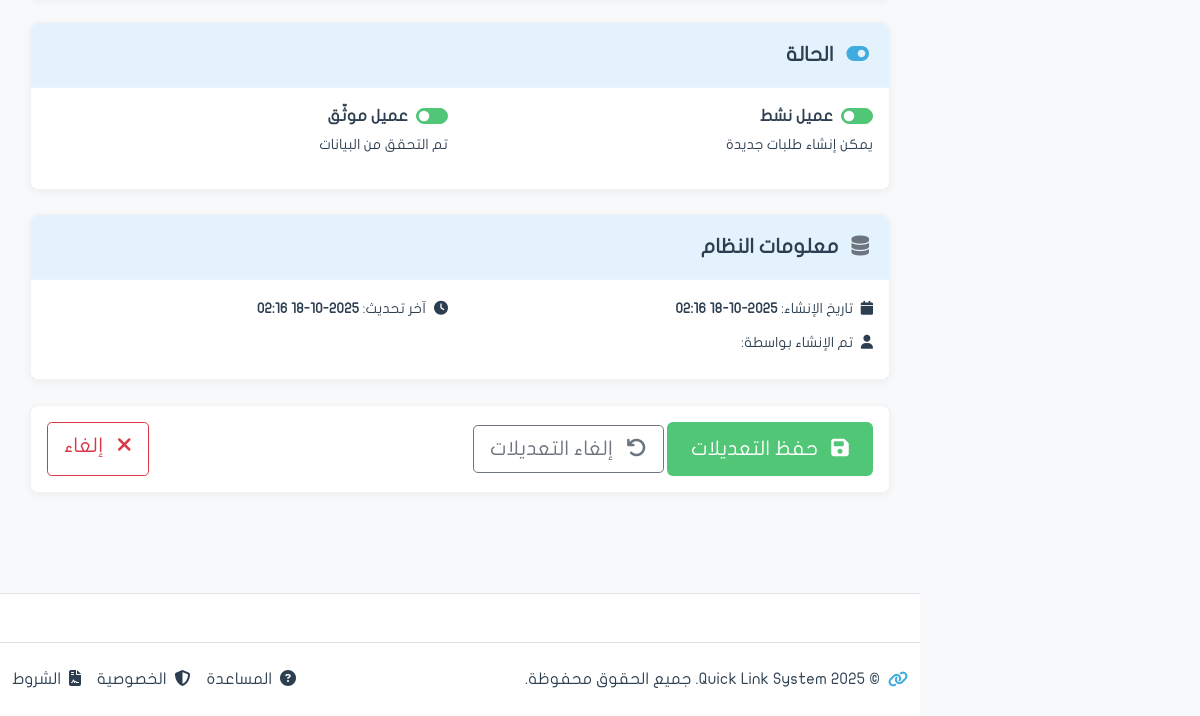
Before: /clients/22/edit/ (signed in, lower part) with the older database file.
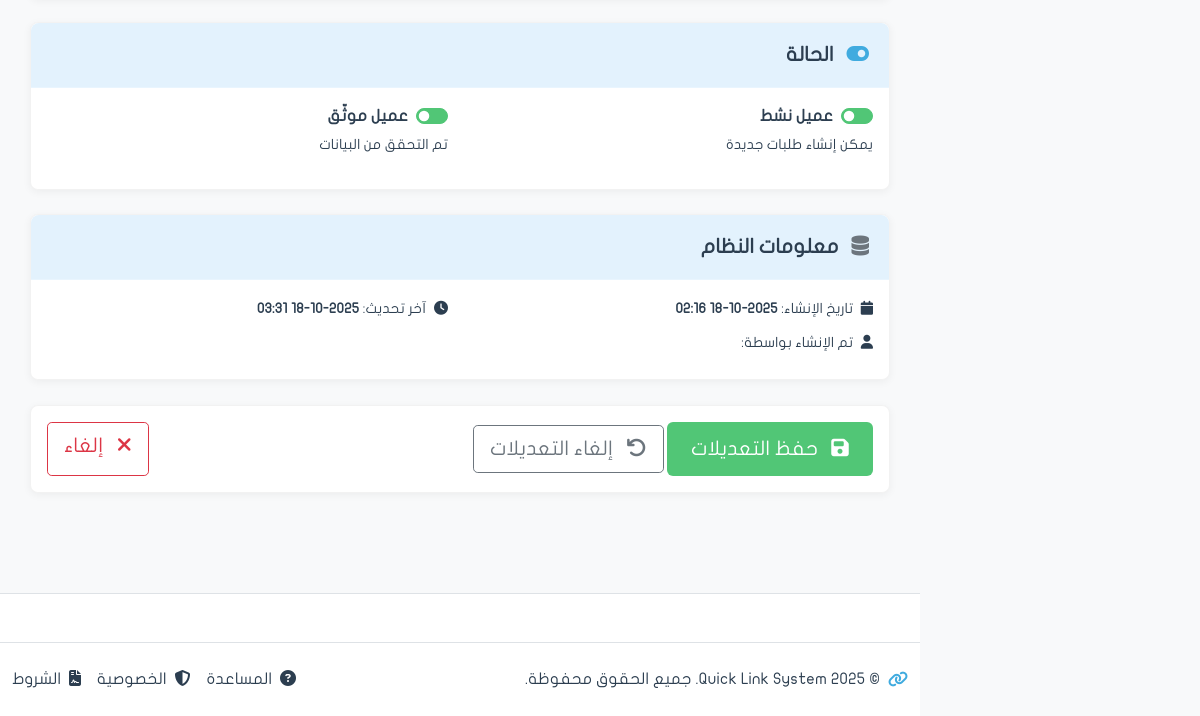
After: the same page with the newer database file.
### apps/clients/models.py (models this page shows, shortened)
class Customer(models.Model):
    full_name = models.CharField('الاسم الرباعي', max_length=200)
    full_name_english = models.CharField('الاسم بالإنجليزية', max_length=200, blank=True)
    emirates_id = models.CharField(
        'رقم الهوية',
        max_length=18,
        unique=True,
        validators=[
            RegexValidator(
                regex=r'^784-\d{4}-\d{7}-\d{1}$',
                message='رقم الهوية يجب أن يكون بصيغة: 784-XXXX-XXXXXXX-X'
            )
        ]
    )
    date_of_birth = models.DateField('تاريخ الميلاد')
    nationality = models.CharField('الجنسية', max_length=100, default='الإمارات')
    gender = models.CharField('الجنس', max_length=10, choices=[
        ('male', 'ذكر'),
        ('female', 'أنثى'),
    ])
    phone = models.CharField('رقم الجوال', max_length=20)
    email = models.EmailField('البريد الإلكتروني', blank=True)
    address = models.TextField('العنوان', blank=True)
    occupation = models.CharField('المهنة', max_length=100, blank=True)
    company_name = models.CharField('اسم الشركة', max_length=200, blank=True)
    id_image = models.ImageField('صورة الهوية', upload_to='customers/id_images/', blank=True, null=True)
    created_at = models.DateTimeField('تاريخ الإنشاء', auto_now_add=True)
    updated_at = models.DateTimeField('آخر تحديث', auto_now=True)
    created_by = models.ForeignKey(
        'auth.User',
        on_delete=models.SET_NULL,
        null=True,
        related_name='customers_created',
        verbose_name='تم الإنشاء بواسطة'
    )
    is_active = models.BooleanField('نشط', default=True)
    is_verified = models.BooleanField('موثق', default=False)
    notes = models.TextField('ملاحظات', blank=True)
    class Meta:
        verbose_name = 'عميل'
        verbose_name_plural = 'العملاء'
        ordering = ['-created_at']
        indexes = [
            models.Index(fields=['emirates_id']),
            models.Index(fields=['full_name']),
            models.Index(fields=['phone']),
        ]

### apps/clients/views.py (the view, shortened to what this page needs)
# urls.py: path('<int:pk>/edit/', views.edit, name='edit'),
@login_required
def edit(request, pk):
    customer = get_object_or_404(Customer, pk=pk)
    context = {
        'page_title': f'تعديل بيانات: {customer.full_name}',
        'customer': customer,
    }
    return render(request, 'clients/edit.html', context)

### apps/clients/templates/clients/edit.html (shortened to what the changed rows need)
{% extends 'base.html' %}
{% load static %}
{% block content %}
            <form method="post" action="{% url 'clients:edit' pk=customer.pk %}">
                <div class="card mb-4">
                    <div class="card-body">
                        <div class="row">
                            <div class="col-md-6 mb-3">
                                <div class="form-check form-switch">
                                    <input class="form-check-input" type="checkbox" name="is_active" id="isActive"
                                           {% if customer.is_active %}checked{% endif %}>
                                    <label class="form-check-label" for="isActive">
                                        <strong>عميل نشط</strong>
                                    </label>
                                </div>
                            </div>
                            <div class="col-md-6 mb-3">
                                <div class="form-check form-switch">
                                    <input class="form-check-input" type="checkbox" name="is_verified" id="isVerified"
                                           {% if customer.is_verified %}checked{% endif %}>
                                    <label class="form-check-label" for="isVerified">
                                        <strong>عميل موثّق</strong>
                                    </label>
                                </div>
                            </div>
                        </div>
                    </div>
                </div>
                <div class="card mb-4">
                    <div class="card-body">
                        <div class="row">
                            <div class="col-md-6 mb-2">
                                <small class="text-muted">
                                    <i class="fas fa-calendar me-1"></i>
                                    تاريخ الإنشاء: <strong>{{ customer.created_at|date:"Y-m-d H:i" }}</strong>
                                </small>
                            </div>
                            <div class="col-md-6 mb-2">
                                <small class="text-muted">
                                    <i class="fas fa-clock me-1"></i>
                                    آخر تحديث: <strong>{{ customer.updated_at|date:"Y-m-d H:i" }}</strong>
                                </small>
                            </div>
                        </div>
                    </div>
                </div>
            </form>
{% endblock content %}

Changed rows visible on the page:
changed Customer: updated_at "2025-10-18 02:16" → "2025-10-18 03:31"
